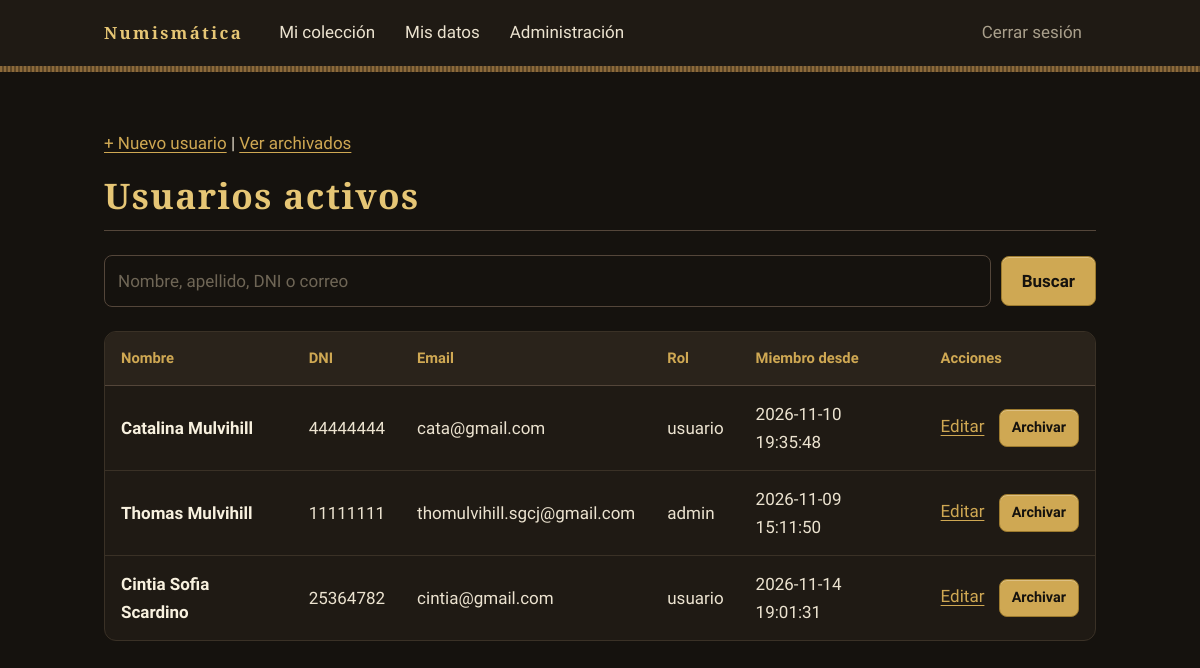
The app's page /admin_usuarios.php (signed in) with its own data.
### tables this page shows
CREATE TABLE `usuarios` (
  `id` int(10) UNSIGNED NOT NULL,
  `nombre` varchar(80) NOT NULL,
  `apellido` varchar(80) NOT NULL,
  `dni` varchar(20) NOT NULL,
  `email` varchar(254) NOT NULL,
  `password` varchar(255) NOT NULL,
  `rol` varchar(20) NOT NULL DEFAULT 'usuario',
  `fecha_creacion` datetime NOT NULL DEFAULT current_timestamp(),
  `fecha_archivado` datetime DEFAULT NULL
);

### funciones.php (called while the page is built)
<?php
function escapar(string $valor): string {
return htmlspecialchars($valor, ENT_QUOTES, 'UTF-8');
}

### admin_usuarios.php (the view, shortened to what this page needs)
<?php
require_once __DIR__. "/conexion.php";
require_once __DIR__. "/funciones.php";
$usuarios = [];
$buscar = trim($_GET['buscar'] ?? '');
$parametros = [];
try {
    $sql = 'SELECT id, nombre, apellido, dni, email, rol, fecha_creacion, fecha_archivado FROM usuarios WHERE fecha_archivado is NULL';
    $sql .= ' ORDER BY apellido, nombre';
$stmt = $conexionbd->prepare($sql);
$stmt->execute($parametros);
$usuarios = $stmt->fetchAll();
}catch (PDOException $e){
    error_log($e->getMessage());
    $error = 'No se pudo cargar el listado de usuarios.';
}
?>
<!DOCTYPE html>
<html lang="es">
<head>
    <link rel="stylesheet" href="style.css">
</head>
<body>
    <nav>
        <ul>
            <li><a href="panel.php">Mi colección</a></li>
            <li><a href="mis_datos.php">Mis datos</a></li>
            <?php if ($_SESSION['usuario_rol'] === 'admin'): ?>
                <li><a href="admin_usuarios.php">Administración</a></li>
            <?php endif; ?>
            <li><a href="logout.php">Cerrar sesión</a></li>
        </ul>
    </nav>
<main>
    <p>
        <a href="usuarios_crear.php">+ Nuevo usuario</a> |
        <a href="usuarios_archivados.php">Ver archivados</a>
    </p>
    <h1>Usuarios activos</h1>
    <form method="GET" action="admin_usuarios.php" class="buscador">
    <input type="search" name="buscar" maxlength="100" placeholder="Nombre, apellido, DNI o correo" value="<?= escapar($buscar) ?>">
    <button type="submit">Buscar</button>
    </form>
    <?php if (empty($usuarios)): ?>
        <p>No se encontraron usuarios para: "<?= escapar($buscar) ?>".</p>
    <?php else: ?>
    <div class="table-scroll">
        <table class="tabla">
            <thead>
            <tr>
                <th>Nombre</th>
                <th>DNI</th>
                <th>Email</th>
                <th>Rol</th>
                <th>Miembro desde</th>
                <th>Acciones</th>
            </tr>
            </thead>
            <tbody>
            <?php foreach ($usuarios as $user): ?>
            <tr>
                <td><?= escapar($user['nombre']), " ", escapar($user['apellido']) ?></td>
                <td><?= escapar($user['dni']) ?></td>
                <td><?= escapar($user['email']) ?></td>
                <td><?= escapar($user['rol']) ?></td>
                <td><?= escapar($user['fecha_creacion']) ?></td>
                <td>
                    <a href="usuarios_editar.php?id=<?= (int) $user['id'] ?>">Editar</a>
                    <form method="POST" action="usuarios_archivar.php" onsubmit="return confirm('¿Archivar este usuario?');">
                        <button type="submit">Archivar</button>
                    </form>
                </td>
            </tr>
            <?php endforeach; ?>
            </tbody>
        </table>
    </div>
    <?php endif; ?>
</main>
</body>
</html>

### style.css (style rules this page uses)
:root { color-scheme: dark; --fondo: #15120e; --superficie: #1f1a14; --superficie-2: #2a231b; --borde: #3a3126; --borde-fuerte: #54463a; --texto: #ece3d0; --texto-fuerte: #f8f1df; --texto-suave: #a99f8b; --oro: #cfa853; --oro-claro: #e6c675; --oro-oscuro: #9c7a2e; --plata: #c2c6c9; --bronce: #8c6a3b; --bronce-oscuro: #5e4727; --verdin: #5fb5a0; --error: #e07a6e; --f-titulo: "Cinzel", "Trajan Pro", Georgia, "Times New Roman", serif; --f-texto: "Source Sans 3", system-ui, "Segoe UI", sans-serif; --canto: repeating-linear-gradient(90deg, var(--bronce) 0 2px, var(--bronce-oscuro) 2px 4px); }
*, *::before, *::after { box-sizing: border-box; }
html { -webkit-text-size-adjust: 100%; }
body { margin: 0; min-height: 100vh; background: var(--fondo); color: var(--texto); font-family: var(--f-texto); font-size: 1.0625rem; line-height: 1.65; }
main { max-width: 1040px; margin: 0 auto; padding: 40px 24px 72px; }
h1, h2, h3 { margin: 0 0 0.6em; font-family: var(--f-titulo); font-weight: 600; line-height: 1.2; letter-spacing: 0.04em; color: var(--oro-claro); }
h1 { margin-bottom: 24px; padding-bottom: 14px; font-size: clamp(1.6rem, 1.2rem + 1.6vw, 2.2rem); border-bottom: 1px solid var(--borde-fuerte); }
a { color: var(--oro); text-decoration-thickness: 1px; text-underline-offset: 3px; }
nav { background: var(--superficie); }
nav::after { content: ""; display: block; height: 6px; background: var(--canto); }
nav ul { max-width: 1040px; margin: 0 auto; padding: 0 24px; list-style: none; display: flex; flex-wrap: wrap; align-items: center; gap: 2px; }
nav ul::before { content: "Numismática"; margin-right: 20px; padding: 16px 0; font-family: var(--f-titulo); font-weight: 600; font-size: 1.05rem; letter-spacing: 0.14em; color: var(--oro-claro); }
nav a { display: block; padding: 18px 14px; color: var(--texto); text-decoration: none; border-bottom: 2px solid transparent; transition: color 0.15s, border-color 0.15s; }
nav li:last-child { margin-left: auto; }
nav li:last-child a { color: var(--texto-suave); }
input, select, textarea { width: 100%; padding: 11px 13px; background: var(--fondo); color: var(--texto); border: 1px solid var(--borde-fuerte); border-radius: 8px; font: inherit; transition: border-color 0.15s, box-shadow 0.15s; }
input::placeholder, textarea::placeholder { color: #6f6656; }
.buscador { display: flex; flex-wrap: wrap; align-items: center; gap: 10px; margin: 20px 0 24px; }
.buscador input { flex: 1; width: auto; min-width: 200px; }
button { padding: 10px 20px; background: var(--oro); color: var(--fondo); border: 1px solid var(--oro-oscuro); border-radius: 8px; font: inherit; font-weight: 600; cursor: pointer; box-shadow: inset 0 1px 0 rgba(255, 255, 255, 0.28); transition: background 0.15s, transform 0.05s; }
.table-scroll, .tabla-scroll { margin-top: 8px; overflow-x: auto; background: var(--superficie); border: 1px solid var(--borde); border-radius: 12px; }
.table, .tabla { width: 100%; min-width: 640px; border-collapse: collapse; font-variant-numeric: tabular-nums; }
.table th, .tabla th { padding: 14px 16px; text-align: left; white-space: nowrap; font-size: 0.92rem; font-weight: 600; color: var(--oro); background: var(--superficie-2); border-bottom: 1px solid var(--borde-fuerte); }
.table td, .tabla td { padding: 14px 16px; vertical-align: middle; border-top: 1px solid var(--borde); }
.table tbody tr:first-child td, .tabla tbody tr:first-child td { border-top: 0; }
.table td:first-child, .tabla td:first-child { font-weight: 600; color: var(--texto-fuerte); }
.table td:last-child, .tabla td:last-child { white-space: nowrap; }
.table form, .tabla form { display: inline-block; margin-left: 10px; }
.table button, .tabla button { padding: 6px 12px; font-size: 0.9rem; }

### records on screen
usuarios: nombre "Catalina", apellido "Mulvihill", dni "44444444", email "cata@gmail.com", rol "usuario", fecha_creacion "2026-11-10 19:35:48"
usuarios: nombre "Thomas", apellido "Mulvihill", dni "11111111", email "thomulvihill.sgcj@gmail.com", rol "admin", fecha_creacion "2026-11-09 15:11:50"
usuarios: nombre "Cintia Sofia", apellido "Scardino", dni "25364782", email "cintia@gmail.com", rol "usuario", fecha_creacion "2026-11-14 19:01:31"
